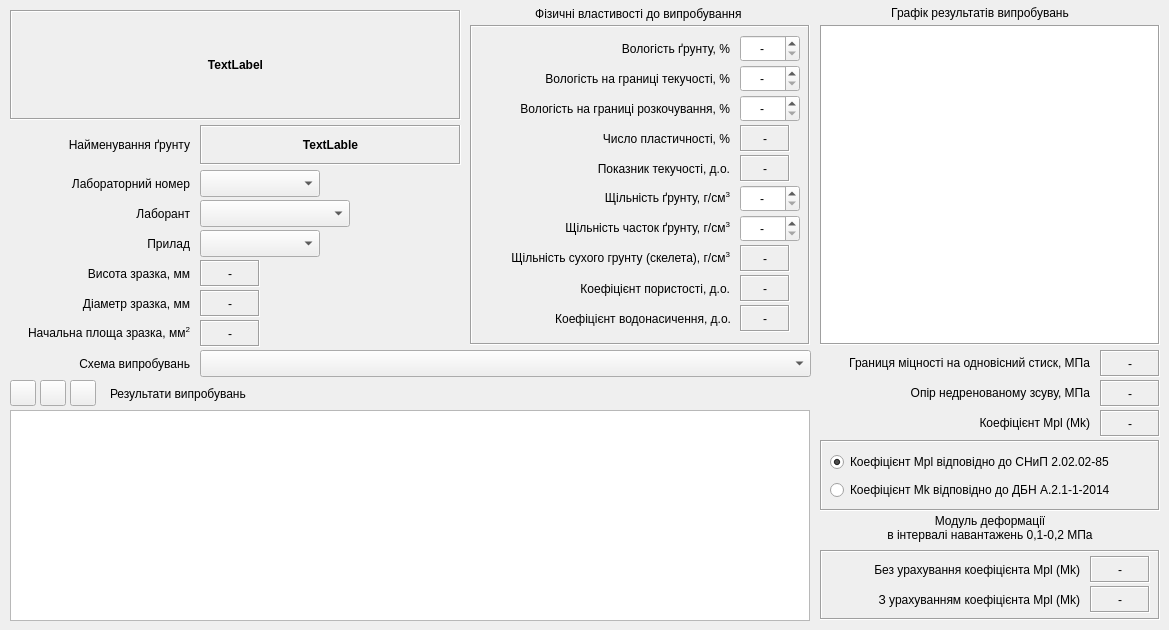
  <widget class="QWidget" name="tab">
   <attribute name="title">
    <string>Один запис</string>
   </attribute>
   <widget class="QLabel" name="label">
    <property name="enabled">
     <bool>true</bool>
    </property>
    <property name="geometry">
     <rect>
      <x>10</x>
      <y>10</y>
      <width>451</width>
      <height>110</height>
     </rect>
    </property>
    <property name="font">
     <font>
      <weight>75</weight>
      <bold>true</bold>
     </font>
    </property>
    <property name="frameShape">
     <enum>QFrame::Box</enum>
    </property>
    <property name="frameShadow">
     <enum>QFrame::Sunken</enum>
    </property>
    <property name="text">
     <string>TextLabel</string>
    </property>
    <property name="alignment">
     <set>Qt::AlignCenter</set>
    </property>
    <property name="wordWrap">
     <bool>true</bool>
    </property>
   </widget>
   <widget class="QLabel" name="label_19">
    <property name="geometry">
     <rect>
      <x>110</x>
      <y>380</y>
      <width>171</width>
      <height>27</height>
     </rect>
    </property>
    <property name="text">
     <string>Результати випробувань</string>
    </property>
    <property name="alignment">
     <set>Qt::AlignLeading|Qt::AlignLeft|Qt::AlignVCenter</set>
    </property>
   </widget>
   <widget class="QLabel" name="label_20">
    <property name="geometry">
     <rect>
      <x>10</x>
      <y>170</y>
      <width>180</width>
      <height>27</height>
     </rect>
    </property>
    <property name="sizePolicy">
     <sizepolicy hsizetype="Preferred" vsizetype="Preferred">
      <horstretch>0</horstretch>
      <verstretch>0</verstretch>
     </sizepolicy>
    </property>
    <property name="text">
     <string>Лабораторний номер</string>
    </property>
    <property name="alignment">
     <set>Qt::AlignRight|Qt::AlignTrailing|Qt::AlignVCenter</set>
    </property>
   </widget>
   <widget class="QComboBox" name="comboBox">
    <property name="geometry">
     <rect>
      <x>200</x>
      <y>170</y>
      <width>120</width>
      <height>27</height>
     </rect>
    </property>
   </widget>
   <widget class="QFrame" name="frame_3">
    <property name="geometry">
     <rect>
      <x>470</x>
      <y>25</y>
      <width>340</width>
      <height>320</height>
     </rect>
    </property>
    <property name="frameShape">
     <enum>QFrame::Box</enum>
    </property>
    <property name="frameShadow">
     <enum>QFrame::Sunken</enum>
    </property>
    <widget class="QLabel" name="label_11">
     <property name="geometry">
      <rect>
       <x>270</x>
       <y>220</y>
       <width>50</width>
       <height>27</height>
      </rect>
     </property>
     <property name="font">
      <font>
       <weight>50</weight>
       <bold>false</bold>
      </font>
     </property>
     <property name="frameShape">
      <enum>QFrame::Box</enum>
     </property>
     <property name="frameShadow">
      <enum>QFrame::Sunken</enum>
     </property>
     <property name="text">
      <string>-</string>
     </property>
     <property name="alignment">
      <set>Qt::AlignCenter</set>
     </property>
     <property name="margin">
      <number>0</number>
     </property>
     <property name="indent">
      <number>-1</number>
     </property>
    </widget>
    <widget class="QLabel" name="label_23">
     <property name="geometry">
      <rect>
       <x>10</x>
       <y>250</y>
       <width>250</width>
       <height>27</height>
      </rect>
     </property>
     <property name="text">
      <string>Коефіцієнт пористості, д.о.</string>
     </property>
     <property name="alignment">
      <set>Qt::AlignRight|Qt::AlignTrailing|Qt::AlignVCenter</set>
     </property>
     <property name="wordWrap">
      <bool>true</bool>
     </property>
    </widget>
    <widget class="QLabel" name="label_27">
     <property name="geometry">
      <rect>
       <x>10</x>
       <y>220</y>
       <width>250</width>
       <height>27</height>
      </rect>
     </property>
     <property name="text">
      <string>&lt;html&gt;&lt;head/&gt;&lt;body&gt;&lt;p&gt;Щiльнiсть сухого грунту (скелета), г/см&lt;span style=&quot; vertical-align:super;&quot;&gt;3&lt;/span&gt;&lt;/p&gt;&lt;/body&gt;&lt;/html&gt;</string>
     </property>
     <property name="alignment">
      <set>Qt::AlignRight|Qt::AlignTrailing|Qt::AlignVCenter</set>
     </property>
     <property name="wordWrap">
      <bool>true</bool>
     </property>
    </widget>
    <widget class="QLabel" name="label_12">
     <property name="geometry">
      <rect>
       <x>270</x>
       <y>250</y>
       <width>50</width>
       <height>27</height>
      </rect>
     </property>
     <property name="font">
      <font>
       <weight>50</weight>
       <bold>false</bold>
      </font>
     </property>
     <property name="frameShape">
      <enum>QFrame::Box</enum>
     </property>
     <property name="frameShadow">
      <enum>QFrame::Sunken</enum>
     </property>
     <property name="text">
      <string>-</string>
     </property>
     <property name="alignment">
      <set>Qt::AlignCenter</set>
     </property>
     <property name="margin">
      <number>0</number>
     </property>
     <property name="indent">
      <number>-1</number>
     </property>
    </widget>
    <widget class="QDoubleSpinBox" name="doubleSpinBox_3">
     <property name="geometry">
      <rect>
       <x>270</x>
       <y>70</y>
       <width>60</width>
       <height>27</height>
      </rect>
     </property>
     <property name="locale">
      <locale language="C" country="AnyCountry"/>
     </property>
     <property name="alignment">
      <set>Qt::AlignCenter</set>
     </property>
     <property name="specialValueText">
      <string>-</string>
     </property>
     <property name="decimals">
      <number>1</number>
     </property>
     <property name="maximum">
      <double>999.000000000000000</double>
     </property>
     <property name="singleStep">
      <double>0.100000000000000</double>
     </property>
    </widget>
    <widget class="QLabel" name="label_3">
     <property name="geometry">
      <rect>
       <x>10</x>
       <y>10</y>
       <width>250</width>
       <height>27</height>
      </rect>
     </property>
     <property name="text">
      <string>Вологість ґрунту, %</string>
     </property>
     <property name="alignment">
      <set>Qt::AlignRight|Qt::AlignTrailing|Qt::AlignVCenter</set>
     </property>
    </widget>
    <widget class="QDoubleSpinBox" name="doubleSpinBox">
     <property name="geometry">
      <rect>
       <x>270</x>
       <y>10</y>
       <width>60</width>
       <height>27</height>
      </rect>
     </property>
     <property name="locale">
      <locale language="C" country="AnyCountry"/>
     </property>
     <property name="wrapping">
      <bool>false</bool>
     </property>
     <property name="alignment">
      <set>Qt::AlignCenter</set>
     </property>
     <property name="specialValueText">
      <string>-</string>
     </property>
     <property name="decimals">
      <number>1</number>
     </property>
     <property name="maximum">
      <double>999.000000000000000</double>
     </property>
     <property name="singleStep">
      <double>0.100000000000000</double>
     </property>
     <property name="value">
      <double>0.000000000000000</double>
     </property>
    </widget>
    <widget class="QDoubleSpinBox" name="doubleSpinBox_2">
     <property name="geometry">
      <rect>
       <x>270</x>
       <y>40</y>
       <width>60</width>
       <height>27</height>
      </rect>
     </property>
     <property name="locale">
      <locale language="C" country="AnyCountry"/>
     </property>
     <property name="alignment">
      <set>Qt::AlignCenter</set>
     </property>
     <property name="specialValueText">
      <string>-</string>
     </property>
     <property name="decimals">
      <number>1</number>
     </property>
     <property name="maximum">
      <double>999.000000000000000</double>
     </property>
     <property name="singleStep">
      <double>0.100000000000000</double>
     </property>
    </widget>
    <widget class="QLabel" name="label_6">
     <property name="geometry">
      <rect>
       <x>10</x>
       <y>40</y>
       <width>250</width>
       <height>27</height>
      </rect>
     </property>
     <property name="text">
      <string>Вологість на границi текучостi, %</string>
     </property>
     <property name="alignment">
      <set>Qt::AlignRight|Qt::AlignTrailing|Qt::AlignVCenter</set>
     </property>
    </widget>
    <widget class="QLabel" name="label_7">
     <property name="geometry">
      <rect>
       <x>10</x>
       <y>70</y>
       <width>250</width>
       <height>27</height>
      </rect>
     </property>
     <property name="text">
      <string>Вологість на границi розкочування, %</string>
     </property>
     <property name="alignment">
      <set>Qt::AlignRight|Qt::AlignTrailing|Qt::AlignVCenter</set>
     </property>
    </widget>
    <widget class="QDoubleSpinBox" name="doubleSpinBox_5">
     <property name="geometry">
      <rect>
       <x>270</x>
       <y>190</y>
       <width>60</width>
       <height>27</height>
      </rect>
     </property>
     <property name="locale">
      <locale language="C" country="AnyCountry"/>
     </property>
     <property name="alignment">
      <set>Qt::AlignCenter</set>
     </property>
     <property name="specialValueText">
      <string>-</string>
     </property>
     <property name="maximum">
      <double>5.000000000000000</double>
     </property>
     <property name="singleStep">
      <double>0.010000000000000</double>
     </property>
    </widget>
    <widget class="QLabel" name="label_4">
     <property name="geometry">
      <rect>
       <x>10</x>
       <y>160</y>
       <width>250</width>
       <height>27</height>
      </rect>
     </property>
     <property name="text">
      <string>&lt;html&gt;&lt;head/&gt;&lt;body&gt;&lt;p&gt;Щільність ґрунту, г/см&lt;span style=&quot; vertical-align:super;&quot;&gt;3&lt;/span&gt;&lt;/p&gt;&lt;/body&gt;&lt;/html&gt;</string>
     </property>
     <property name="alignment">
      <set>Qt::AlignRight|Qt::AlignTrailing|Qt::AlignVCenter</set>
     </property>
    </widget>
    <widget class="QLabel" name="label_5">
     <property name="geometry">
      <rect>
       <x>10</x>
       <y>190</y>
       <width>250</width>
       <height>27</height>
      </rect>
     </property>
     <property name="text">
      <string>&lt;html&gt;&lt;head/&gt;&lt;body&gt;&lt;p&gt;Щiльнiсть часток ґрунту, г/см&lt;span style=&quot; vertical-align:super;&quot;&gt;3&lt;/span&gt;&lt;/p&gt;&lt;/body&gt;&lt;/html&gt;</string>
     </property>
     <property name="alignment">
      <set>Qt::AlignRight|Qt::AlignTrailing|Qt::AlignVCenter</set>
     </property>
    </widget>
    <widget class="QDoubleSpinBox" name="doubleSpinBox_4">
     <property name="geometry">
      <rect>
       <x>270</x>
       <y>160</y>
       <width>60</width>
       <height>27</height>
      </rect>
     </property>
     <property name="locale">
      <locale language="C" country="AnyCountry"/>
     </property>
     <property name="alignment">
      <set>Qt::AlignCenter</set>
     </property>
     <property name="specialValueText">
      <string>-</string>
     </property>
     <property name="maximum">
      <double>5.000000000000000</double>
     </property>
     <property name="singleStep">
      <double>0.010000000000000</double>
     </property>
    </widget>
    <widget class="QLabel" name="label_10">
     <property name="geometry">
      <rect>
       <x>270</x>
       <y>130</y>
       <width>50</width>
       <height>27</height>
      </rect>
     </property>
     <property name="font">
      <font>
       <weight>50</weight>
       <bold>false</bold>
      </font>
     </property>
     <property name="frameShape">
      <enum>QFrame::Box</enum>
     </property>
     <property name="frameShadow">
      <enum>QFrame::Sunken</enum>
     </property>
     <property name="text">
      <string>-</string>
     </property>
     <property name="alignment">
      <set>Qt::AlignCenter</set>
     </property>
     <property name="margin">
      <number>0</number>
     </property>
     <property name="indent">
      <number>-1</number>
     </property>
    </widget>
    <widget class="QLabel" name="label_25">
     <property name="geometry">
      <rect>
       <x>10</x>
       <y>130</y>
       <width>250</width>
       <height>27</height>
      </rect>
     </property>
     <property name="text">
      <string>Показник текучостi, д.о.</string>
     </property>
     <property name="alignment">
      <set>Qt::AlignRight|Qt::AlignTrailing|Qt::AlignVCenter</set>
     </property>
     <property name="wordWrap">
      <bool>true</bool>
     </property>
    </widget>
    <widget class="QLabel" name="label_24">
     <property name="geometry">
      <rect>
       <x>10</x>
       <y>100</y>
       <width>250</width>
       <height>27</height>
      </rect>
     </property>
     <property name="text">
      <string>Число пластичностi, %</string>
     </property>
     <property name="alignment">
      <set>Qt::AlignRight|Qt::AlignTrailing|Qt::AlignVCenter</set>
     </property>
     <property name="wordWrap">
      <bool>true</bool>
     </property>
    </widget>
    <widget class="QLabel" name="label_9">
     <property name="geometry">
      <rect>
       <x>270</x>
       <y>100</y>
       <width>50</width>
       <height>27</height>
      </rect>
     </property>
     <property name="font">
      <font>
       <weight>50</weight>
       <bold>false</bold>
      </font>
     </property>
     <property name="frameShape">
      <enum>QFrame::Box</enum>
     </property>
     <property name="frameShadow">
      <enum>QFrame::Sunken</enum>
     </property>
     <property name="text">
      <string>-</string>
     </property>
     <property name="alignment">
      <set>Qt::AlignCenter</set>
     </property>
     <property name="margin">
      <number>0</number>
     </property>
     <property name="indent">
      <number>-1</number>
     </property>
    </widget>
    <widget class="QLabel" name="label_34">
     <property name="geometry">
      <rect>
       <x>270</x>
       <y>280</y>
       <width>50</width>
       <height>27</height>
      </rect>
     </property>
     <property name="font">
      <font>
       <weight>50</weight>
       <bold>false</bold>
      </font>
     </property>
     <property name="frameShape">
      <enum>QFrame::Box</enum>
     </property>
     <property name="frameShadow">
      <enum>QFrame::Sunken</enum>
     </property>
     <property name="text">
      <string>-</string>
     </property>
     <property name="alignment">
      <set>Qt::AlignCenter</set>
     </property>
     <property name="margin">
      <number>0</number>
     </property>
     <property name="indent">
      <number>-1</number>
     </property>
    </widget>
    <widget class="QLabel" name="label_26">
     <property name="geometry">
      <rect>
       <x>10</x>
       <y>280</y>
       <width>251</width>
       <height>27</height>
      </rect>
     </property>
     <property name="text">
      <string>Коефіцієнт водонасичення, д.о.</string>
     </property>
     <property name="alignment">
      <set>Qt::AlignRight|Qt::AlignTrailing|Qt::AlignVCenter</set>
     </property>
     <property name="wordWrap">
      <bool>true</bool>
     </property>
    </widget>
   </widget>
   <widget class="QLabel" name="label_35">
    <property name="geometry">
     <rect>
      <x>470</x>
      <y>5</y>
      <width>340</width>
      <height>17</height>
     </rect>
    </property>
    <property name="text">
     <string>Фізичні властивості до випробування </string>
    </property>
    <property name="alignment">
     <set>Qt::AlignCenter</set>
    </property>
   </widget>
   <widget class="QLabel" name="label_17">
    <property name="geometry">
     <rect>
      <x>10</x>
      <y>260</y>
      <width>180</width>
      <height>27</height>
     </rect>
    </property>
    <property name="text">
     <string>Висота зразка, мм</string>
    </property>
    <property name="alignment">
     <set>Qt::AlignRight|Qt::AlignTrailing|Qt::AlignVCenter</set>
    </property>
   </widget>
   <widget class="QLabel" name="label_21">
    <property name="geometry">
     <rect>
      <x>10</x>
      <y>290</y>
      <width>180</width>
      <height>27</height>
     </rect>
    </property>
    <property name="text">
     <string>Діаметр зразка, мм</string>
    </property>
    <property name="alignment">
     <set>Qt::AlignRight|Qt::AlignTrailing|Qt::AlignVCenter</set>
    </property>
   </widget>
   <widget class="QLabel" name="label_22">
    <property name="geometry">
     <rect>
      <x>10</x>
      <y>230</y>
      <width>180</width>
      <height>27</height>
     </rect>
    </property>
    <property name="text">
     <string>Прилад</string>
    </property>
    <property name="alignment">
     <set>Qt::AlignRight|Qt::AlignTrailing|Qt::AlignVCenter</set>
    </property>
   </widget>
   <widget class="QComboBox" name="comboBox_2">
    <property name="geometry">
     <rect>
      <x>200</x>
      <y>230</y>
      <width>120</width>
      <height>27</height>
     </rect>
    </property>
   </widget>
   <widget class="QLabel" name="label_36">
    <property name="geometry">
     <rect>
      <x>10</x>
      <y>350</y>
      <width>180</width>
      <height>27</height>
     </rect>
    </property>
    <property name="text">
     <string>Схема випробувань</string>
    </property>
    <property name="alignment">
     <set>Qt::AlignRight|Qt::AlignTrailing|Qt::AlignVCenter</set>
    </property>
   </widget>
   <widget class="QComboBox" name="comboBox_3">
    <property name="geometry">
     <rect>
      <x>200</x>
      <y>350</y>
      <width>611</width>
      <height>27</height>
     </rect>
    </property>
   </widget>
   <widget class="QToolButton" name="toolButton_1">
    <property name="geometry">
     <rect>
      <x>10</x>
      <y>380</y>
      <width>26</width>
      <height>26</height>
     </rect>
    </property>
    <property name="toolTip">
     <string>Додати один рядок до таблиці</string>
    </property>
    <property name="statusTip">
     <string>Додавання одного рядка до таблиці результатів випробувань</string>
    </property>
    <property name="text">
     <string/>
    </property>
    <property name="icon">
     <iconset>
      <normaloff>../icons/16x16/list-add.png</normaloff>../icons/16x16/list-add.png</iconset>
    </property>
   </widget>
   <widget class="QToolButton" name="toolButton_2">
    <property name="geometry">
     <rect>
      <x>40</x>
      <y>380</y>
      <width>26</width>
      <height>26</height>
     </rect>
    </property>
    <property name="toolTip">
     <string>Вилучити поточний рядок з таблиці</string>
    </property>
    <property name="statusTip">
     <string>Вилучення поточного рядка з таблиці результатів випробувань</string>
    </property>
    <property name="text">
     <string/>
    </property>
    <property name="icon">
     <iconset>
      <normaloff>../icons/16x16/list-remove.png</normaloff>../icons/16x16/list-remove.png</iconset>
    </property>
   </widget>
   <widget class="QTableView" name="tableRezultOnecompres">
    <property name="geometry">
     <rect>
      <x>10</x>
      <y>410</y>
      <width>800</width>
      <height>211</height>
     </rect>
    </property>
    <property name="frameShadow">
     <enum>QFrame::Sunken</enum>
    </property>
    <attribute name="verticalHeaderDefaultSectionSize">
     <number>24</number>
    </attribute>
   </widget>
   <widget class="QToolButton" name="toolButton">
    <property name="geometry">
     <rect>
      <x>70</x>
      <y>380</y>
      <width>26</width>
      <height>26</height>
     </rect>
    </property>
    <property name="toolTip">
     <string>Розрахувати модуль деформації</string>
    </property>
    <property name="statusTip">
     <string>Розрахувати модуль деформації</string>
    </property>
    <property name="text">
     <string/>
    </property>
    <property name="icon">
     <iconset>
      <normaloff>../icons/16x16/accessories-calculator.png</normaloff>../icons/16x16/accessories-calculator.png</iconset>
    </property>
   </widget>
   <widget class="QGraphicsView" name="graphicsView">
    <property name="geometry">
     <rect>
      <x>820</x>
      <y>25</y>
      <width>340</width>
      <height>320</height>
     </rect>
    </property>
    <property name="frameShape">
     <enum>QFrame::Box</enum>
    </property>
   </widget>
   <widget class="QFrame" name="frame">
    <property name="geometry">
     <rect>
      <x>820</x>
      <y>550</y>
      <width>340</width>
      <height>70</height>
     </rect>
    </property>
    <property name="frameShape">
     <enum>QFrame::Box</enum>
    </property>
    <property name="frameShadow">
     <enum>QFrame::Sunken</enum>
    </property>
    <widget class="QLabel" name="label_13">
     <property name="geometry">
      <rect>
       <x>270</x>
       <y>6</y>
       <width>60</width>
       <height>27</height>
      </rect>
     </property>
     <property name="frameShape">
      <enum>QFrame::Box</enum>
     </property>
     <property name="frameShadow">
      <enum>QFrame::Sunken</enum>
     </property>
     <property name="text">
      <string>-</string>
     </property>
     <property name="alignment">
      <set>Qt::AlignCenter</set>
     </property>
    </widget>
    <widget class="QLabel" name="label_37">
     <property name="geometry">
      <rect>
       <x>10</x>
       <y>6</y>
       <width>250</width>
       <height>27</height>
      </rect>
     </property>
     <property name="text">
      <string>Без урахування коефіцієнта Mpl (Mk)</string>
     </property>
     <property name="alignment">
      <set>Qt::AlignRight|Qt::AlignTrailing|Qt::AlignVCenter</set>
     </property>
    </widget>
    <widget class="QLabel" name="label_14">
     <property name="geometry">
      <rect>
       <x>270</x>
       <y>36</y>
       <width>60</width>
       <height>27</height>
      </rect>
     </property>
     <property name="frameShape">
      <enum>QFrame::Box</enum>
     </property>
     <property name="frameShadow">
      <enum>QFrame::Sunken</enum>
     </property>
     <property name="text">
      <string>-</string>
     </property>
     <property name="alignment">
      <set>Qt::AlignCenter</set>
     </property>
    </widget>
    <widget class="QLabel" name="label_38">
     <property name="geometry">
      <rect>
       <x>10</x>
       <y>36</y>
       <width>250</width>
       <height>27</height>
      </rect>
     </property>
     <property name="text">
      <string>З урахуванням коефіцієнта Mpl (Mk)</string>
     </property>
     <property name="alignment">
      <set>Qt::AlignRight|Qt::AlignTrailing|Qt::AlignVCenter</set>
     </property>
    </widget>
   </widget>
   <widget class="QLabel" name="label_2">
    <property name="geometry">
     <rect>
      <x>820</x>
      <y>5</y>
      <width>320</width>
      <height>17</height>
     </rect>
    </property>
    <property name="text">
     <string>&lt;html&gt;&lt;head/&gt;&lt;body&gt;&lt;p&gt;Графік результатів випробувань&lt;/p&gt;&lt;/body&gt;&lt;/html&gt;</string>
    </property>
    <property name="alignment">
     <set>Qt::AlignCenter</set>
    </property>
   </widget>
   <widget class="QLabel" name="label_39">
    <property name="geometry">
     <rect>
      <x>820</x>
      <y>512</y>
      <width>340</width>
      <height>31</height>
     </rect>
    </property>
    <property name="text">
     <string>Модуль деформації 
в інтервалі навантажень 0,1-0,2 МПа</string>
    </property>
    <property name="alignment">
     <set>Qt::AlignCenter</set>
    </property>
    <property name="wordWrap">
     <bool>true</bool>
    </property>
   </widget>
   <widget class="QFrame" name="frame_2">
    <property name="geometry">
     <rect>
      <x>820</x>
      <y>440</y>
      <width>340</width>
      <height>71</height>
     </rect>
    </property>
    <property name="frameShape">
     <enum>QFrame::Box</enum>
    </property>
    <property name="frameShadow">
     <enum>QFrame::Sunken</enum>
    </property>
    <widget class="QWidget" name="layoutWidget">
     <property name="geometry">
      <rect>
       <x>10</x>
       <y>10</y>
       <width>318</width>
       <height>54</height>
      </rect>
     </property>
     <layout class="QVBoxLayout" name="verticalLayout">
      <item>
       <widget class="QRadioButton" name="radioButton">
        <property name="text">
         <string>Коефіцієнт Mpl відповідно до СНиП 2.02.02-85</string>
        </property>
        <property name="checked">
         <bool>true</bool>
        </property>
       </widget>
      </item>
      <item>
       <widget class="QRadioButton" name="radioButton_2">
        <property name="text">
         <string>Коефіцієнт Мk відповідно до ДБН А.2.1-1-2014 </string>
        </property>
       </widget>
      </item>
     </layout>
    </widget>
   </widget>
   <widget class="QLabel" name="label_28">
    <property name="geometry">
     <rect>
      <x>820</x>
      <y>410</y>
      <width>270</width>
      <height>27</height>
     </rect>
    </property>
    <property name="text">
     <string>&lt;html&gt;&lt;head/&gt;&lt;body&gt;&lt;p&gt;Коефіцієнт Mpl (Mk)&lt;/p&gt;&lt;/body&gt;&lt;/html&gt;</string>
    </property>
    <property name="alignment">
     <set>Qt::AlignRight|Qt::AlignTrailing|Qt::AlignVCenter</set>
    </property>
    <property name="wordWrap">
     <bool>false</bool>
    </property>
   </widget>
   <widget class="QLabel" name="label_15">
    <property name="geometry">
     <rect>
      <x>1100</x>
      <y>410</y>
      <width>60</width>
      <height>27</height>
     </rect>
    </property>
    <property name="frameShape">
     <enum>QFrame::Box</enum>
    </property>
    <property name="frameShadow">
     <enum>QFrame::Sunken</enum>
    </property>
    <property name="text">
     <string>-</string>
    </property>
    <property name="alignment">
     <set>Qt::AlignCenter</set>
    </property>
   </widget>
   <widget class="QComboBox" name="comboBox_4">
    <property name="geometry">
     <rect>
      <x>200</x>
      <y>200</y>
      <width>150</width>
      <height>27</height>
     </rect>
    </property>
   </widget>
   <widget class="QLabel" name="label_48">
    <property name="geometry">
     <rect>
      <x>10</x>
      <y>200</y>
      <width>180</width>
      <height>27</height>
     </rect>
    </property>
    <property name="sizePolicy">
     <sizepolicy hsizetype="Preferred" vsizetype="Preferred">
      <horstretch>0</horstretch>
      <verstretch>0</verstretch>
     </sizepolicy>
    </property>
    <property name="text">
     <string>Лаборант</string>
    </property>
    <property name="alignment">
     <set>Qt::AlignRight|Qt::AlignTrailing|Qt::AlignVCenter</set>
    </property>
   </widget>
   <widget class="QLabel" name="label_8">
    <property name="geometry">
     <rect>
      <x>10</x>
      <y>125</y>
      <width>180</width>
      <height>40</height>
     </rect>
    </property>
    <property name="text">
     <string>Найменування ґрунту</string>
    </property>
    <property name="alignment">
     <set>Qt::AlignRight|Qt::AlignTrailing|Qt::AlignVCenter</set>
    </property>
   </widget>
   <widget class="QLabel" name="label_18">
    <property name="geometry">
     <rect>
      <x>200</x>
      <y>125</y>
      <width>261</width>
      <height>40</height>
     </rect>
    </property>
    <property name="font">
     <font>
      <weight>75</weight>
      <bold>true</bold>
     </font>
    </property>
    <property name="frameShape">
     <enum>QFrame::Box</enum>
    </property>
    <property name="frameShadow">
     <enum>QFrame::Sunken</enum>
    </property>
    <property name="text">
     <string>TextLable</string>
    </property>
    <property name="alignment">
     <set>Qt::AlignCenter</set>
    </property>
    <property name="wordWrap">
     <bool>true</bool>
    </property>
   </widget>
   <widget class="QLabel" name="label_16">
    <property name="geometry">
     <rect>
      <x>200</x>
      <y>260</y>
      <width>60</width>
      <height>27</height>
     </rect>
    </property>
    <property name="font">
     <font>
      <weight>50</weight>
      <bold>false</bold>
     </font>
    </property>
    <property name="frameShape">
     <enum>QFrame::Box</enum>
    </property>
    <property name="frameShadow">
     <enum>QFrame::Sunken</enum>
    </property>
    <property name="text">
     <string>-</string>
    </property>
    <property name="alignment">
     <set>Qt::AlignCenter</set>
    </property>
    <property name="margin">
     <number>0</number>
    </property>
    <property name="indent">
     <number>-1</number>
    </property>
   </widget>
   <widget class="QLabel" name="label_29">
    <property name="geometry">
     <rect>
      <x>200</x>
      <y>290</y>
      <width>60</width>
      <height>27</height>
     </rect>
    </property>
    <property name="font">
     <font>
      <weight>50</weight>
      <bold>false</bold>
     </font>
    </property>
    <property name="frameShape">
     <enum>QFrame::Box</enum>
    </property>
    <property name="frameShadow">
     <enum>QFrame::Sunken</enum>
    </property>
    <property name="text">
     <string>-</string>
    </property>
    <property name="alignment">
     <set>Qt::AlignCenter</set>
    </property>
    <property name="margin">
     <number>0</number>
    </property>
    <property name="indent">
     <number>-1</number>
    </property>
   </widget>
   <widget class="QLabel" name="label_30">
    <property name="geometry">
     <rect>
      <x>10</x>
      <y>320</y>
      <width>180</width>
      <height>27</height>
     </rect>
    </property>
    <property name="text">
     <string>&lt;html&gt;&lt;head/&gt;&lt;body&gt;&lt;p&gt;Начальна площа зразка, мм&lt;span style=&quot; vertical-align:super;&quot;&gt;2&lt;/span&gt;&lt;/p&gt;&lt;/body&gt;&lt;/html&gt;</string>
    </property>
    <property name="alignment">
     <set>Qt::AlignRight|Qt::AlignTrailing|Qt::AlignVCenter</set>
    </property>
   </widget>
   <widget class="QLabel" name="label_31">
    <property name="geometry">
     <rect>
      <x>200</x>
      <y>320</y>
      <width>60</width>
      <height>27</height>
     </rect>
    </property>
    <property name="font">
     <font>
      <weight>50</weight>
      <bold>false</bold>
     </font>
    </property>
    <property name="frameShape">
     <enum>QFrame::Box</enum>
    </property>
    <property name="frameShadow">
     <enum>QFrame::Sunken</enum>
    </property>
    <property name="text">
     <string>-</string>
    </property>
    <property name="alignment">
     <set>Qt::AlignCenter</set>
    </property>
    <property name="margin">
     <number>0</number>
    </property>
    <property name="indent">
     <number>-1</number>
    </property>
   </widget>
   <widget class="QLabel" name="label_32">
    <property name="geometry">
     <rect>
      <x>820</x>
      <y>350</y>
      <width>270</width>
      <height>27</height>
     </rect>
    </property>
    <property name="text">
     <string>&lt;html&gt;&lt;head/&gt;&lt;body&gt;&lt;p&gt;Границя міцності на одновісний стиск, МПа&lt;/p&gt;&lt;/body&gt;&lt;/html&gt;</string>
    </property>
    <property name="alignment">
     <set>Qt::AlignRight|Qt::AlignTrailing|Qt::AlignVCenter</set>
    </property>
   </widget>
   <widget class="QLabel" name="label_33">
    <property name="geometry">
     <rect>
      <x>1100</x>
      <y>350</y>
      <width>60</width>
      <height>27</height>
     </rect>
    </property>
    <property name="font">
     <font>
      <weight>50</weight>
      <bold>false</bold>
     </font>
    </property>
    <property name="frameShape">
     <enum>QFrame::Box</enum>
    </property>
    <property name="frameShadow">
     <enum>QFrame::Sunken</enum>
    </property>
    <property name="text">
     <string>-</string>
    </property>
    <property name="alignment">
     <set>Qt::AlignCenter</set>
    </property>
    <property name="margin">
     <number>0</number>
    </property>
    <property name="indent">
     <number>-1</number>
    </property>
   </widget>
   <widget class="QLabel" name="label_40">
    <property name="geometry">
     <rect>
      <x>820</x>
      <y>380</y>
      <width>270</width>
      <height>27</height>
     </rect>
    </property>
    <property name="text">
     <string>&lt;html&gt;&lt;head/&gt;&lt;body&gt;&lt;p&gt;Опір недренованому зсуву, МПа&lt;/p&gt;&lt;/body&gt;&lt;/html&gt;</string>
    </property>
    <property name="alignment">
     <set>Qt::AlignRight|Qt::AlignTrailing|Qt::AlignVCenter</set>
    </property>
   </widget>
   <widget class="QLabel" name="label_41">
    <property name="geometry">
     <rect>
      <x>1100</x>
      <y>380</y>
      <width>60</width>
      <height>27</height>
     </rect>
    </property>
    <property name="font">
     <font>
      <weight>50</weight>
      <bold>false</bold>
     </font>
    </property>
    <property name="frameShape">
     <enum>QFrame::Box</enum>
    </property>
    <property name="frameShadow">
     <enum>QFrame::Sunken</enum>
    </property>
    <property name="text">
     <string>-</string>
    </property>
    <property name="alignment">
     <set>Qt::AlignCenter</set>
    </property>
    <property name="margin">
     <number>0</number>
    </property>
    <property name="indent">
     <number>-1</number>
    </property>
   </widget>
   <zorder>frame</zorder>
   <zorder>label</zorder>
   <zorder>label_19</zorder>
   <zorder>label_20</zorder>
   <zorder>comboBox</zorder>
   <zorder>frame_3</zorder>
   <zorder>label_35</zorder>
   <zorder>label_17</zorder>
   <zorder>label_21</zorder>
   <zorder>label_22</zorder>
   <zorder>comboBox_2</zorder>
   <zorder>label_36</zorder>
   <zorder>comboBox_3</zorder>
   <zorder>toolButton_1</zorder>
   <zorder>toolButton_2</zorder>
   <zorder>tableRezultOnecompres</zorder>
   <zorder>toolButton</zorder>
   <zorder>graphicsView</zorder>
   <zorder>label_2</zorder>
   <zorder>label_39</zorder>
   <zorder>frame_2</zorder>
   <zorder>label_28</zorder>
   <zorder>label_15</zorder>
   <zorder>comboBox_4</zorder>
   <zorder>label_48</zorder>
   <zorder>label_8</zorder>
   <zorder>label_18</zorder>
   <zorder>label_16</zorder>
   <zorder>label_29</zorder>
   <zorder>label_30</zorder>
   <zorder>label_31</zorder>
   <zorder>label_32</zorder>
   <zorder>label_33</zorder>
   <zorder>label_40</zorder>
   <zorder>label_41</zorder>
  </widget>
